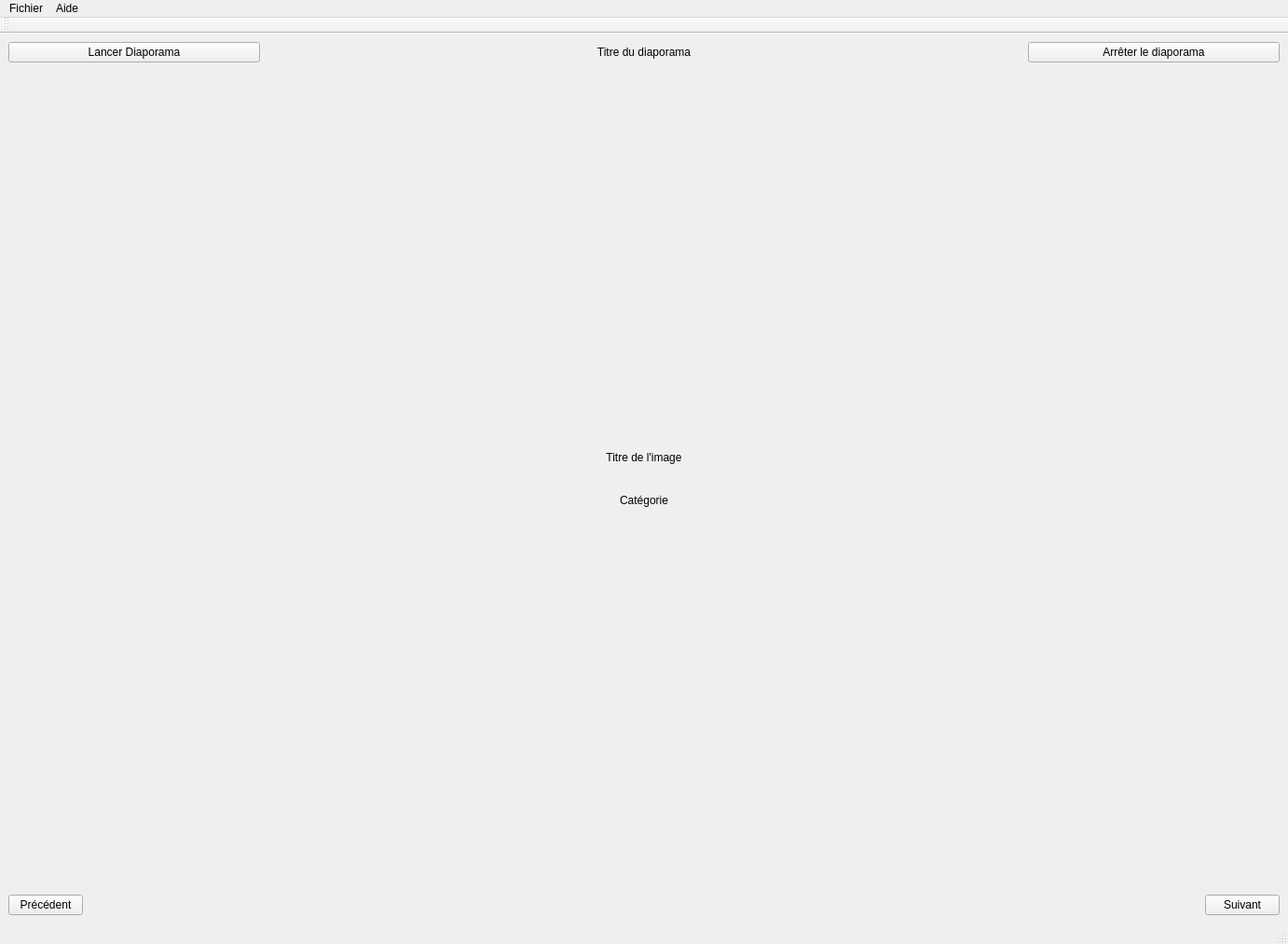
<?xml version="1.0" encoding="UTF-8"?>
<ui version="4.0">
 <class>LecteurVue</class>
 <widget class="QMainWindow" name="LecteurVue">
  <property name="geometry">
   <rect>
    <x>0</x>
    <y>0</y>
    <width>1382</width>
    <height>1013</height>
   </rect>
  </property>
  <property name="windowTitle">
   <string>lecteurvue</string>
  </property>
  <widget class="QWidget" name="centralwidget">
   <layout class="QVBoxLayout" name="verticalLayout_2">
    <item>
     <layout class="QHBoxLayout" name="horizontalLayout" stretch="1,1,1,1,1">
      <property name="sizeConstraint">
       <enum>QLayout::SetFixedSize</enum>
      </property>
      <item>
       <widget class="QPushButton" name="btnLancerDiapo">
        <property name="text">
         <string>Lancer Diaporama</string>
        </property>
       </widget>
      </item>
      <item>
       <spacer name="horizontalSpacer">
        <property name="orientation">
         <enum>Qt::Horizontal</enum>
        </property>
        <property name="sizeHint" stdset="0">
         <size>
          <width>40</width>
          <height>20</height>
         </size>
        </property>
       </spacer>
      </item>
      <item>
       <widget class="QLabel" name="titreDiapo">
        <property name="text">
         <string>Titre du diaporama</string>
        </property>
        <property name="alignment">
         <set>Qt::AlignCenter</set>
        </property>
       </widget>
      </item>
      <item>
       <spacer name="horizontalSpacer_2">
        <property name="orientation">
         <enum>Qt::Horizontal</enum>
        </property>
        <property name="sizeHint" stdset="0">
         <size>
          <width>40</width>
          <height>20</height>
         </size>
        </property>
       </spacer>
      </item>
      <item>
       <widget class="QPushButton" name="btnArreterDiapo">
        <property name="text">
         <string>Arrêter le diaporama</string>
        </property>
       </widget>
      </item>
     </layout>
    </item>
    <item>
     <spacer name="verticalSpacer">
      <property name="orientation">
       <enum>Qt::Vertical</enum>
      </property>
      <property name="sizeHint" stdset="0">
       <size>
        <width>20</width>
        <height>40</height>
       </size>
      </property>
     </spacer>
    </item>
    <item>
     <layout class="QVBoxLayout" name="verticalLayout">
      <item>
       <widget class="QLabel" name="titreImage">
        <property name="text">
         <string>Titre de l'image</string>
        </property>
        <property name="alignment">
         <set>Qt::AlignCenter</set>
        </property>
       </widget>
      </item>
      <item>
       <layout class="QHBoxLayout" name="horizontalLayout_5">
        <item>
         <spacer name="horizontalSpacer_3">
          <property name="orientation">
           <enum>Qt::Horizontal</enum>
          </property>
          <property name="sizeHint" stdset="0">
           <size>
            <width>40</width>
            <height>20</height>
           </size>
          </property>
         </spacer>
        </item>
        <item>
         <widget class="QLabel" name="image">
          <property name="text">
           <string/>
          </property>
         </widget>
        </item>
        <item>
         <spacer name="horizontalSpacer_4">
          <property name="orientation">
           <enum>Qt::Horizontal</enum>
          </property>
          <property name="sizeHint" stdset="0">
           <size>
            <width>40</width>
            <height>20</height>
           </size>
          </property>
         </spacer>
        </item>
       </layout>
      </item>
      <item>
       <widget class="QLabel" name="catImage">
        <property name="text">
         <string>Catégorie</string>
        </property>
        <property name="alignment">
         <set>Qt::AlignCenter</set>
        </property>
       </widget>
      </item>
     </layout>
    </item>
    <item>
     <spacer name="verticalSpacer_2">
      <property name="orientation">
       <enum>Qt::Vertical</enum>
      </property>
      <property name="sizeHint" stdset="0">
       <size>
        <width>20</width>
        <height>40</height>
       </size>
      </property>
     </spacer>
    </item>
    <item>
     <layout class="QHBoxLayout" name="horizontalLayout_2">
      <item>
       <widget class="QPushButton" name="btnPrec">
        <property name="text">
         <string>Précédent</string>
        </property>
       </widget>
      </item>
      <item>
       <spacer name="horizontalSpacerEntrePrecEtSuiv">
        <property name="orientation">
         <enum>Qt::Horizontal</enum>
        </property>
        <property name="sizeHint" stdset="0">
         <size>
          <width>40</width>
          <height>20</height>
         </size>
        </property>
       </spacer>
      </item>
      <item>
       <widget class="QPushButton" name="btnSuiv">
        <property name="text">
         <string>Suivant</string>
        </property>
       </widget>
      </item>
     </layout>
    </item>
   </layout>
  </widget>
  <widget class="QStatusBar" name="statusbar"/>
  <widget class="QToolBar" name="toolBar">
   <property name="windowTitle">
    <string>toolBar</string>
   </property>
   <attribute name="toolBarArea">
    <enum>TopToolBarArea</enum>
   </attribute>
   <attribute name="toolBarBreak">
    <bool>false</bool>
   </attribute>
  </widget>
  <widget class="QMenuBar" name="menuBar">
   <property name="geometry">
    <rect>
     <x>0</x>
     <y>0</y>
     <width>1382</width>
     <height>21</height>
    </rect>
   </property>
   <widget class="QMenu" name="menuFichier">
    <property name="title">
     <string>Fichier</string>
    </property>
    <widget class="QMenu" name="menuParam_tres">
     <property name="title">
      <string>Paramètres</string>
     </property>
     <widget class="QMenu" name="menuMode">
      <property name="title">
       <string>Mode</string>
      </property>
      <addaction name="actionModeAuto"/>
      <addaction name="actionModeManuel"/>
     </widget>
     <addaction name="actionCharger_Diaporama"/>
     <addaction name="menuMode"/>
     <addaction name="actionChangerVitesseDefilement"/>
     <addaction name="actionEnleverDiaporama"/>
    </widget>
    <addaction name="menuParam_tres"/>
    <addaction name="actionQuitter"/>
   </widget>
   <widget class="QMenu" name="menuAide">
    <property name="title">
     <string>Aide</string>
    </property>
    <addaction name="actionA_propos_de"/>
   </widget>
   <addaction name="menuFichier"/>
   <addaction name="menuAide"/>
  </widget>
  <action name="actionCharger_Diaporama">
   <property name="text">
    <string>Charger Diaporama</string>
   </property>
  </action>
  <action name="actionQuitter">
   <property name="text">
    <string>Quitter</string>
   </property>
  </action>
  <action name="actionA_propos_de">
   <property name="text">
    <string>A propos de</string>
   </property>
  </action>
  <action name="actionX0_5">
   <property name="text">
    <string>x0.5</string>
   </property>
  </action>
  <action name="actionX0_75">
   <property name="text">
    <string>x0.75</string>
   </property>
  </action>
  <action name="actionX1">
   <property name="text">
    <string>X1</string>
   </property>
  </action>
  <action name="actionX1_25">
   <property name="text">
    <string>X1.25</string>
   </property>
  </action>
  <action name="actionX1_5">
   <property name="text">
    <string>X1.5</string>
   </property>
  </action>
  <action name="actionX1_75">
   <property name="text">
    <string>X1.75</string>
   </property>
  </action>
  <action name="actionX2">
   <property name="text">
    <string>X2</string>
   </property>
  </action>
  <action name="actionModeAuto">
   <property name="text">
    <string>Automatique</string>
   </property>
  </action>
  <action name="actionModeManuel">
   <property name="text">
    <string>Manuel</string>
   </property>
  </action>
  <action name="actionChangerVitesseDefilement">
   <property name="text">
    <string>Changer la vitesse de défilement du diaporama</string>
   </property>
  </action>
  <action name="actionEnleverDiaporama">
   <property name="text">
    <string>Enlever le diaporama en cours</string>
   </property>
  </action>
 </widget>
 <resources/>
 <connections/>
</ui>
